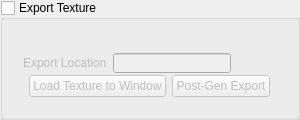
              <widget class="QGroupBox" name="groupBox_2">
               <property name="minimumSize">
                <size>
                 <width>250</width>
                 <height>120</height>
                </size>
               </property>
               <property name="maximumSize">
                <size>
                 <width>300</width>
                 <height>120</height>
                </size>
               </property>
               <property name="title">
                <string>Export Texture</string>
               </property>
               <property name="checkable">
                <bool>true</bool>
               </property>
               <property name="checked">
                <bool>false</bool>
               </property>
               <layout class="QGridLayout" name="gridLayout_19">
                <item row="0" column="0">
                 <layout class="QVBoxLayout" name="verticalLayout_10">
                  <item>
                   <widget class="QWidget" name="TextureLayout_2" native="true">
                    <property name="minimumSize">
                     <size>
                      <width>0</width>
                      <height>30</height>
                     </size>
                    </property>
                    <property name="maximumSize">
                     <size>
                      <width>16777215</width>
                      <height>20</height>
                     </size>
                    </property>
                    <layout class="QHBoxLayout" name="horizontalLayout_15">
                     <item>
                      <widget class="QLabel" name="label_14">
                       <property name="minimumSize">
                        <size>
                         <width>0</width>
                         <height>20</height>
                        </size>
                       </property>
                       <property name="maximumSize">
                        <size>
                         <width>16777215</width>
                         <height>20</height>
                        </size>
                       </property>
                       <property name="text">
                        <string>Export Location</string>
                       </property>
                      </widget>
                     </item>
                     <item>
                      <widget class="QLineEdit" name="textureLine_2">
                       <property name="minimumSize">
                        <size>
                         <width>0</width>
                         <height>20</height>
                        </size>
                       </property>
                       <property name="maximumSize">
                        <size>
                         <width>16777215</width>
                         <height>20</height>
                        </size>
                       </property>
                      </widget>
                     </item>
                     <item>
                      <widget class="QPushButton" name="textureButton_2">
                       <property name="minimumSize">
                        <size>
                         <width>0</width>
                         <height>20</height>
                        </size>
                       </property>
                       <property name="maximumSize">
                        <size>
                         <width>16777215</width>
                         <height>20</height>
                        </size>
                       </property>
                       <property name="text">
                        <string/>
                       </property>
                       <property name="icon">
                        <iconset>
                         <normaloff>Images/browseFolder.png</normaloff>Images/browseFolder.png</iconset>
                       </property>
                       <property name="iconSize">
                        <size>
                         <width>25</width>
                         <height>25</height>
                        </size>
                       </property>
                       <property name="flat">
                        <bool>true</bool>
                       </property>
                      </widget>
                     </item>
                    </layout>
                   </widget>
                  </item>
                  <item>
                   <layout class="QHBoxLayout" name="horizontalLayout_21">
                    <item>
                     <spacer name="horizontalSpacer_10">
                      <property name="orientation">
                       <enum>Qt::Horizontal</enum>
                      </property>
                      <property name="sizeHint" stdset="0">
                       <size>
                        <width>40</width>
                        <height>20</height>
                       </size>
                      </property>
                     </spacer>
                    </item>
                    <item>
                     <widget class="QPushButton" name="loadTextureButton_2">
                      <property name="enabled">
                       <bool>false</bool>
                      </property>
                      <property name="text">
                       <string>Load Texture to Window</string>
                      </property>
                     </widget>
                    </item>
                    <item>
                     <widget class="QPushButton" name="postGenTexture_2">
                      <property name="enabled">
                       <bool>false</bool>
                      </property>
                      <property name="text">
                       <string>Post-Gen Export</string>
                      </property>
                     </widget>
                    </item>
                    <item>
                     <spacer name="horizontalSpacer_11">
                      <property name="orientation">
                       <enum>Qt::Horizontal</enum>
                      </property>
                      <property name="sizeHint" stdset="0">
                       <size>
                        <width>40</width>
                        <height>20</height>
                       </size>
                      </property>
                     </spacer>
                    </item>
                   </layout>
                  </item>
                 </layout>
                </item>
               </layout>
              </widget>
